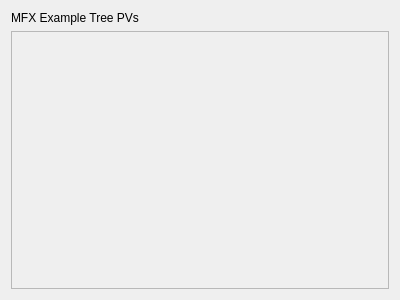
<?xml version="1.0" encoding="UTF-8"?>
<ui version="4.0">
 <class>Form</class>
 <widget class="QWidget" name="Form">
  <property name="geometry">
   <rect>
    <x>0</x>
    <y>0</y>
    <width>400</width>
    <height>300</height>
   </rect>
  </property>
  <property name="windowTitle">
   <string>Form</string>
  </property>
  <layout class="QVBoxLayout" name="verticalLayout">
   <item>
    <widget class="QLabel" name="title">
     <property name="text">
      <string>MFX Example Tree PVs</string>
     </property>
    </widget>
   </item>
   <item>
    <widget class="QScrollArea" name="scroll">
     <property name="widgetResizable">
      <bool>true</bool>
     </property>
     <widget class="QWidget" name="scrollAreaWidgetContents">
      <property name="geometry">
       <rect>
        <x>0</x>
        <y>0</y>
        <width>380</width>
        <height>259</height>
       </rect>
      </property>
      <layout class="QFormLayout" name="formLayout"/>
     </widget>
    </widget>
   </item>
  </layout>
 </widget>
 <resources/>
 <connections/>
</ui>
